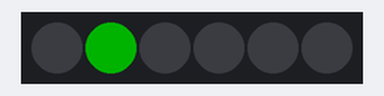
Simulated run of this sketch. Board: Arduino Uno, built with avr-gcc and run on an emulated ATmega328P. Shown: 6 RGB LEDs in strip order, left to right. Dim RGB values are drawn brighter than linear; random numbers use the default seed unless the sketch sets one.

Above: at 0.15 s.
At 5.16 s:
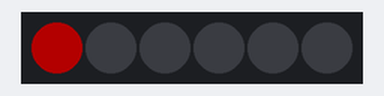
At 10.83 s:
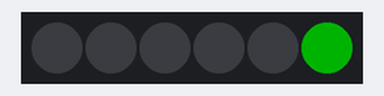
At 16.49 s:
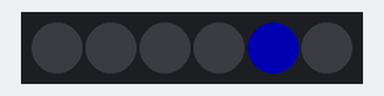
At 25.31 s:
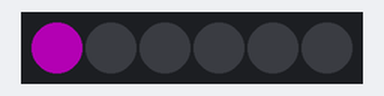
At 35.39 s:
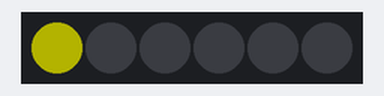
Timing chart, 0 to 40.0 s (numbered marks = the images above):
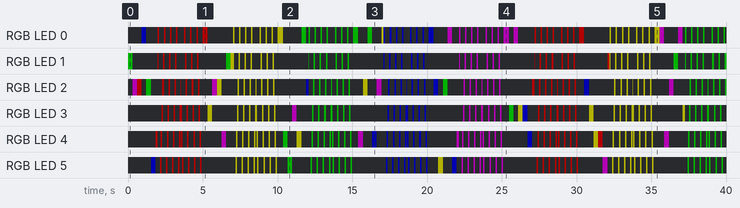

Measured:
- by itself, RGB LED 3: off → RGB(60, 0, 0) at 2.3 s, → off 0.10 s later, → RGB(60, 0, 0) 0.30 s later, → off 0.10 s later, … (123 changes in this stretch)
- by itself, RGB LED 4: off → RGB(60, 0, 0) at 1.9 s, → off 0.15 s later, → RGB(60, 0, 0) 0.20 s later, → off 0.10 s later, … (147 changes in this stretch)

The sketch:

pixel-bracelet.ino
```cpp
#include <Adafruit_NeoPixel.h>
#include <avr/power.h>

#define PIN 4
#define NUM 6

Adafruit_NeoPixel strip = Adafruit_NeoPixel(NUM, PIN, NEO_GRB + NEO_KHZ800);

uint32_t prevTime;
uint32_t color = 0xff0000;
uint32_t red = 0xff0000;
uint32_t yellow = 0xffff00;
uint32_t green = 0x00ff00;
uint32_t blue = 0x0000ff;
uint32_t violet = 0xff00ff;

uint32_t colors[] = {red,yellow,green,blue,violet};

uint8_t  mode   = 0; // Current animation effect
uint8_t  offset = 0; // Position of spinner
uint8_t  index  = 0;

void setup() {
  strip.begin();
  strip.setBrightness(60); // 1/3 brightness
  prevTime = millis();
}

void loop() {
  uint32_t t;
  uint32_t threshold;

  switch(mode) {
    case 0:
      threshold = 2000; // 2 seconds...
      randomColorSpark();
      break;
    case 1:
      threshold = 1500; // 1.5 seconds...
      clockwiseSpinner();
      break;
    case 2:
      threshold = 1500; // 1.5 seconds...
      counterClockwiseSpinner();
      break;
  }

  t = millis();
  if((t - prevTime) > threshold) { // Every ? seconds...
    mode++;                        // Next mode
    if(mode > 2) {                 // End of modes?
      mode = 0;                    // Start modes over
      index++;
      if(index > 4) index = 0;
      color = colors[index];
    }
    resetPixels();
    prevTime = t;
  }
}

void clockwiseSpinner() {
  for(uint8_t i=0; i<NUM; i++) {
    uint32_t c = 0;
    if(((offset + i) & 7) < 2) c = color; // 2 pixels on...
      strip.setPixelColor(i, c);
  }
  strip.show();
  offset++;
  delay(50);
}

void counterClockwiseSpinner() {
  for(uint8_t i=NUM; i>0; i--) {
    uint32_t c = 0;
    if(((offset + (i-1)) & 7) < 2) c = color; // 2 pixels on...
      strip.setPixelColor(i-1, c);
  }
  strip.show();
  offset--;
  delay(50);
}

void randomColorSpark() {
  uint8_t n = random(5);
  uint8_t i = random(NUM);
  strip.setPixelColor(i, colors[n]);
  strip.show();
  delay(10);
  strip.setPixelColor(i, 0);
}

void resetPixels() {
  for(uint8_t i=0; i<NUM; i++) strip.setPixelColor(i, 0);
}
```
